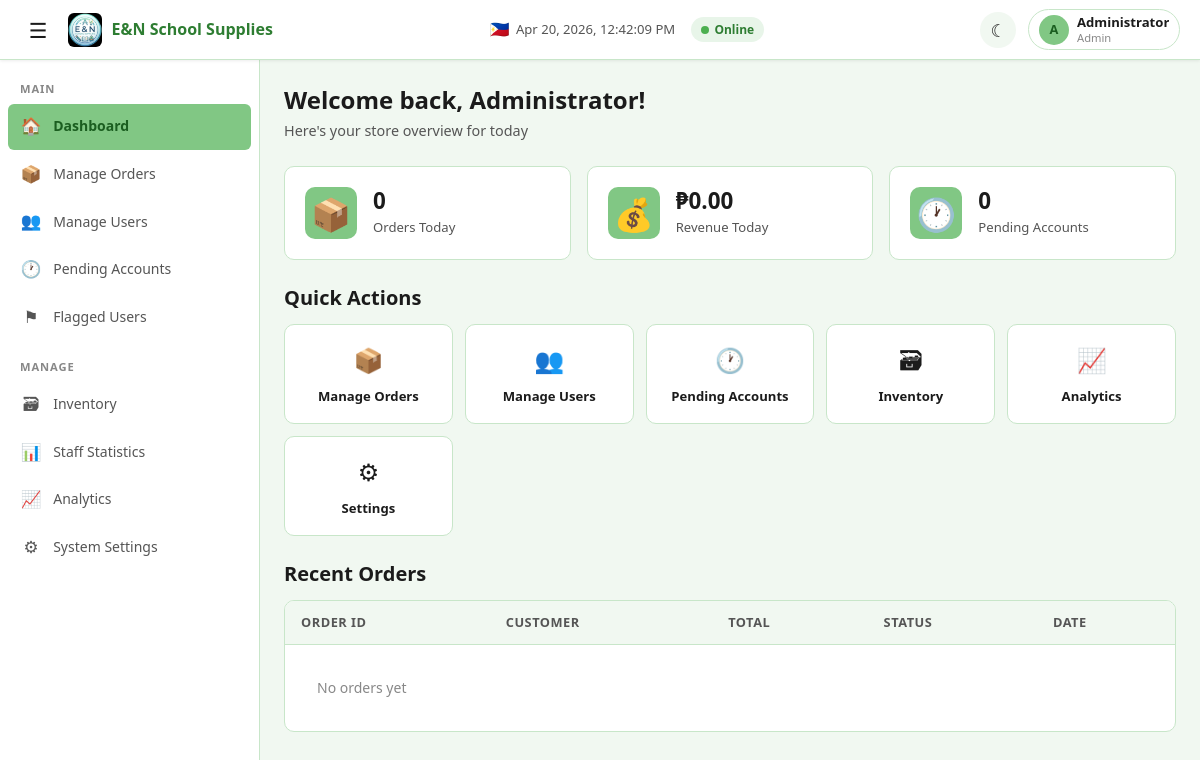
Page /admin/dashboard.php (signed in) on the committed database.
### tables this page shows
CREATE TABLE IF NOT EXISTS `system_settings` (
  `setting_key`   VARCHAR(100) PRIMARY KEY,
  `setting_value` TEXT         NOT NULL,
  `updated_at`    TIMESTAMP    NOT NULL DEFAULT CURRENT_TIMESTAMP ON UPDATE CURRENT_TIMESTAMP
);

CREATE TABLE IF NOT EXISTS `users` (
  `id`               INT AUTO_INCREMENT PRIMARY KEY,
  `full_name`        VARCHAR(150)    NOT NULL,
  `email`            VARCHAR(150)    NOT NULL UNIQUE,
  `phone`            VARCHAR(20)     NOT NULL DEFAULT '',
  `password`         TEXT            NOT NULL,
  `role`             ENUM('admin','staff','customer') NOT NULL,
  `status`           ENUM('active','pending','flagged') NOT NULL DEFAULT 'active',
  `flag_reason`      TEXT            NULL,
  `profile_image`    VARCHAR(255)    NULL,
  `theme_preference` ENUM('light','dark','auto') NOT NULL DEFAULT 'auto',
  `created_by`       INT             NULL,
  `created_at`       TIMESTAMP       NOT NULL DEFAULT CURRENT_TIMESTAMP,
  `updated_at`       TIMESTAMP       NOT NULL DEFAULT CURRENT_TIMESTAMP ON UPDATE CURRENT_TIMESTAMP,
  CONSTRAINT `fk_users_created_by` FOREIGN KEY (`created_by`) REFERENCES `users`(`id`) ON DELETE SET NULL
);

### includes/helpers.php (called while the page is built, shortened)
<?php
function format_price($amount): string {
    return '₱' . number_format((float) $amount, 2);
}
function current_user_id(): ?int {
    return $_SESSION['user_id'] ?? null;
}

### includes/auth.php (called while the page is built, shortened)
<?php
require_once __DIR__ . '/config.php';
require_once __DIR__ . '/helpers.php';
function get_current_user_data(): ?array {
    global $pdo;
    $userId = current_user_id();
    try {
        $stmt = $pdo->prepare("SELECT * FROM users WHERE id = ? LIMIT 1");
        $stmt->execute([$userId]);
        return $stmt->fetch() ?: null;
    } catch (Exception $e) {
        return null;
    }
}
function get_sidebar_badges(): array {
    global $pdo;
    $badges = ['pending_orders' => 0, 'pending_accounts' => 0];
    try {
        $stmt = $pdo->query("SELECT COUNT(*) FROM orders WHERE status = 'pending'");
        $badges['pending_orders'] = (int) $stmt->fetchColumn();
        $stmt = $pdo->query("SELECT COUNT(*) FROM users WHERE status = 'pending'");
        $badges['pending_accounts'] = (int) $stmt->fetchColumn();
    } catch (Exception $e) {
    }
    return $badges;
}

### includes/config.php (called while the page is built, shortened)
<?php
$configFile = BASE_PATH . 'config.json';
$config = json_decode(file_get_contents($configFile), true);
$dbConf = $config['database'];
try {
    $dsn = sprintf(
        'mysql:host=%s;dbname=%s;charset=%s',
        $dbConf['host'],
        $dbConf['name'],
        $dbConf['charset']
    );
    $pdo = new PDO($dsn, $dbConf['user'], $dbConf['password'], [
        PDO::ATTR_ERRMODE            => PDO::ERRMODE_EXCEPTION,
        PDO::ATTR_DEFAULT_FETCH_MODE => PDO::FETCH_ASSOC,
        PDO::ATTR_EMULATE_PREPARES   => false,
    ]);
} catch (PDOException $e) {
    die('Database connection failed: ' . $e->getMessage());
}
function get_setting(string $key, string $default = ''): string {
    global $pdo;
    try {
        $stmt = $pdo->prepare("SELECT setting_value FROM system_settings WHERE setting_key = ? LIMIT 1");
        $stmt->execute([$key]);
        $row = $stmt->fetch();
        return $row ? $row['setting_value'] : $default;
    } catch (Exception $e) {
        return $default;
    }
}

### admin/dashboard.php (the view, shortened to what this page needs)
<?php
require_once __DIR__ . '/../includes/auth.php';
$user = get_current_user_data();
$badges = get_sidebar_badges();
$activePage = 'dashboard';
$ordersToday = 0;
$revenueToday = 0;
$pendingAccounts = $badges['pending_accounts'];
try {
    $stmt = $pdo->query("SELECT COUNT(*) FROM orders WHERE DATE(created_at) = CURDATE()");
    $ordersToday = (int)$stmt->fetchColumn();
    $stmt = $pdo->query("SELECT COALESCE(SUM(total_price), 0) FROM orders WHERE DATE(created_at) = CURDATE() AND status != 'cancelled'");
    $revenueToday = (float)$stmt->fetchColumn();
} catch (Exception $e) {}
$recentOrders = [];
try {
    $stmt = $pdo->query(
        "SELECT o.*, u.full_name AS user_name
         FROM orders o
         LEFT JOIN users u ON o.user_id = u.id
         ORDER BY o.created_at DESC LIMIT 5"
    );
    $recentOrders = $stmt->fetchAll();
} catch (Exception $e) {}
include __DIR__ . '/../includes/layout_header.php';
?>
<div class="page-header">
  <h1>Welcome back, <?= htmlspecialchars($user['full_name']) ?>!</h1>
  <p class="subtitle">Here's your store overview for today</p>
</div>
<div style="display:grid; grid-template-columns:repeat(auto-fit, minmax(220px,1fr)); gap:1rem; margin-bottom:1.5rem;">
  <div class="stat-card">
    <div class="stat-icon">&#128230;</div>
    <div class="stat-info">
      <div class="stat-value"><?= $ordersToday ?></div>
      <div class="stat-label">Orders Today</div>
    </div>
  </div>
  <div class="stat-card">
    <div class="stat-icon">&#128176;</div>
    <div class="stat-info">
      <div class="stat-value"><?= format_price($revenueToday) ?></div>
      <div class="stat-label">Revenue Today</div>
    </div>
  </div>
  <div class="stat-card">
    <div class="stat-icon">&#128336;</div>
    <div class="stat-info">
      <div class="stat-value"><?= $pendingAccounts ?></div>
      <div class="stat-label">Pending Accounts</div>
    </div>
  </div>
</div>
<h3 class="mb-3">Quick Actions</h3>
<div style="display:grid; grid-template-columns:repeat(auto-fit, minmax(140px,1fr)); gap:0.75rem; margin-bottom:1.5rem;">
  <a href="manage_orders.php" class="action-card"><span class="action-icon">&#128230;</span><span class="action-label">Manage Orders</span></a>
  <a href="manage_users.php" class="action-card"><span class="action-icon">&#128101;</span><span class="action-label">Manage Users</span></a>
  <a href="pending_accounts.php" class="action-card"><span class="action-icon">&#128336;</span><span class="action-label">Pending Accounts</span></a>
  <a href="inventory.php" class="action-card"><span class="action-icon">&#128451;</span><span class="action-label">Inventory</span></a>
  <a href="analytics.php" class="action-card"><span class="action-icon">&#128200;</span><span class="action-label">Analytics</span></a>
  <a href="system_settings.php" class="action-card"><span class="action-icon">&#9881;</span><span class="action-label">Settings</span></a>
</div>
<h3 class="mb-3">Recent Orders</h3>
<div class="table-wrapper">
  <table class="data-table">
    <thead>
      <tr><th>Order ID</th><th>Customer</th><th>Total</th><th>Status</th><th>Date</th></tr>
    </thead>
    <tbody>
      <?php if (empty($recentOrders)): ?>
        <tr><td colspan="5" class="text-center text-muted" style="padding:2rem">No orders yet</td></tr>
      <?php endif; ?>
    </tbody>
  </table>
</div>
<?php include __DIR__ . '/../includes/layout_footer.php'; ?>

### includes/layout_header.php (shortened to what this page needs)
<?php
$storeName  = get_setting('store_name', 'E&N School Supplies');
$logoPath   = get_setting('logo_path', 'assets/images/logo.png');
$sysStatus  = get_setting('system_status', 'online');
$forceDark  = get_setting('force_dark_mode', '0');
$role       = $user['role'] ?? '';
$basePath   = '';
$scriptPath = $_SERVER['SCRIPT_NAME'] ?? '';
if (strpos($scriptPath, '/admin/') !== false ||
    strpos($scriptPath, '/staff/') !== false ||
    strpos($scriptPath, '/customer/') !== false) {
    $basePath = '../';
}
?>
<!DOCTYPE html>
<html lang="en">
<head>
  <link rel="stylesheet" href="<?= $basePath ?>assets/css/global.css">
  <link rel="stylesheet" href="<?= $basePath ?>assets/css/components.css">
  <link rel="stylesheet" href="<?= $basePath ?>assets/css/sidebar.css">
</head>
<body
  data-base-path="<?= $basePath ?>"
  data-user-id="<?= $user['id'] ?? '' ?>"
  data-theme-preference="<?= $user['theme_preference'] ?? 'auto' ?>"
  data-force-dark-mode="<?= $forceDark ?>"
>
<nav class="navbar">
  <div class="navbar-left">
    <button class="hamburger" id="hamburger-btn" title="Toggle sidebar">&#9776;</button>
    <a href="<?= $basePath ?>index.php" class="navbar-brand">
      <img src="<?= $basePath . $logoPath ?>" alt="Logo" onerror="this.style.display='none'">
      <span class="brand-name"><?= htmlspecialchars($storeName) ?></span>
    </a>
  </div>
  <div class="navbar-center">
    <div class="navbar-datetime">
      <span class="ph-flag">&#127477;&#127469;</span>
      <span id="navbar-datetime"></span>
    </div>
    <span class="system-status <?= $sysStatus ?>">
      <span class="status-dot"></span>
      <?= ucfirst($sysStatus) ?>
    </span>
  </div>
  <div class="navbar-right">
    <button class="theme-toggle" id="theme-toggle" title="Toggle theme">&#9790;</button>
    <div class="profile-section">
      <div class="profile-trigger" id="profile-trigger">
        <?php
        $avatarPath = $basePath . ($user['profile_image'] ?? '');
        $initials = '';
        if (!empty($user['full_name'])) {
            $parts = explode(' ', $user['full_name']);
            $initials = strtoupper(substr($parts[0], 0, 1));
        }
        ?>
        <?php if (!empty($user['profile_image'])): ?>
          <img class="profile-avatar" src="<?= $avatarPath ?>" alt="Avatar">
        <?php else: ?>
          <span class="profile-avatar"><?= $initials ?></span>
        <?php endif; ?>
        <div class="profile-info">
          <span class="profile-name"><?= htmlspecialchars($user['full_name'] ?? 'User') ?></span>
          <span class="profile-role"><?= htmlspecialchars($role) ?></span>
        </div>
      </div>
    </div>
  </div>
</nav>
<aside class="sidebar">
  <?php if ($role === 'admin'): ?>
    <div class="sidebar-section">
      <div class="sidebar-section-title">Main</div>
      <a class="sidebar-item <?= ($activePage === 'dashboard') ? 'active' : '' ?>" href="<?= $basePath ?>admin/dashboard.php">
        <span class="sidebar-icon">&#127968;</span>
        <span class="sidebar-label">Dashboard</span>
      </a>
      <a class="sidebar-item <?= ($activePage === 'orders') ? 'active' : '' ?>" href="<?= $basePath ?>admin/manage_orders.php">
        <span class="sidebar-icon">&#128230;</span>
        <span class="sidebar-label">Manage Orders</span>
      </a>
      <a class="sidebar-item <?= ($activePage === 'users') ? 'active' : '' ?>" href="<?= $basePath ?>admin/manage_users.php">
        <span class="sidebar-icon">&#128101;</span>
        <span class="sidebar-label">Manage Users</span>
      </a>
      <a class="sidebar-item <?= ($activePage === 'pending') ? 'active' : '' ?>" href="<?= $basePath ?>admin/pending_accounts.php">
        <span class="sidebar-icon">&#128336;</span>
        <span class="sidebar-label">Pending Accounts</span>
      </a>
      <a class="sidebar-item <?= ($activePage === 'flagged') ? 'active' : '' ?>" href="<?= $basePath ?>admin/flagged_users.php">
        <span class="sidebar-icon">&#9873;</span>
        <span class="sidebar-label">Flagged Users</span>
      </a>
    </div>
    <div class="sidebar-section">
      <div class="sidebar-section-title">Manage</div>
      <a class="sidebar-item <?= ($activePage === 'inventory') ? 'active' : '' ?>" href="<?= $basePath ?>admin/inventory.php">
        <span class="sidebar-icon">&#128451;</span>
        <span class="sidebar-label">Inventory</span>
      </a>
      <a class="sidebar-item <?= ($activePage === 'staff_stats') ? 'active' : '' ?>" href="<?= $basePath ?>admin/staff_statistics.php">
        <span class="sidebar-icon">&#128202;</span>
        <span class="sidebar-label">Staff Statistics</span>
      </a>
      <a class="sidebar-item <?= ($activePage === 'analytics') ? 'active' : '' ?>" href="<?= $basePath ?>admin/analytics.php">
        <span class="sidebar-icon">&#128200;</span>
        <span class="sidebar-label">Analytics</span>
      </a>
      <a class="sidebar-item <?= ($activePage === 'settings') ? 'active' : '' ?>" href="<?= $basePath ?>admin/system_settings.php">
        <span class="sidebar-icon">&#9881;</span>
        <span class="sidebar-label">System Settings</span>
      </a>
    </div>
  <?php endif; ?>
</aside>
<main class="page-content">

### assets/css/global.css (style rules this page uses)
:root { --primary: #2e7d32; --primary-light: #4caf50; --primary-hover: #256428; --accent: #81c784; --surface: #ffffff; --background: #f1f8f1; --text-primary: #1b1b1b; --text-secondary: #555555; --text-muted: #888888; --border: #c8e6c9; --border-light: #e0e0e0; --danger: #d32f2f; --danger-hover: #b71c1c; --warning: #f9a825; --warning-hover: #f57f17; --success: #2e7d32; --info: #1565c0; --shadow-sm: 0 1px 3px rgba(0,0,0,0.08); --shadow-md: 0 4px 12px rgba(0,0,0,0.1); --shadow-lg: 0 8px 28px rgba(0,0,0,0.13); --radius-sm: 6px; --radius-md: 10px; --radius-lg: 16px; --radius-full: 999px; --font-family: 'Segoe UI', 'Inter', Arial, sans-serif; --font-mono: 'Courier New', monospace; --transition: 0.2s ease; --sidebar-width: 260px; --sidebar-collapsed: 64px; --navbar-height: 60px; --toast-success-bg: #e8f5e9; --toast-success-border: #4caf50; --toast-error-bg: #ffebee; --toast-error-border: #d32f2f; --toast-warning-bg: #fff8e1; --toast-warning-border: #f9a825; --toast-info-bg: #e3f2fd; --toast-info-border: #1565c0; }
*, *::before, *::after { box-sizing: border-box; margin: 0; padding: 0; }
html { font-size: 16px; scroll-behavior: smooth; }
body { font-family: var(--font-family); background-color: var(--background); color: var(--text-primary); line-height: 1.6; min-height: 100vh; -webkit-font-smoothing: antialiased; -moz-osx-font-smoothing: grayscale; }
a { color: var(--primary); text-decoration: none; transition: color var(--transition); }
img { max-width: 100%; height: auto; display: block; }
input, select, textarea, button { font-family: inherit; font-size: inherit; }
h1 { font-size: 1.75rem; font-weight: 700; line-height: 1.3; }
h3 { font-size: 1.25rem; font-weight: 600; line-height: 1.4; }
.text-muted { color: var(--text-muted); }
.text-center { text-align: center; }
.mb-3 { margin-bottom: 1rem; }
.page-content { flex: 1; margin-left: var(--sidebar-width); padding-top: var(--navbar-height); padding-left: 1.5rem; padding-right: 1.5rem; padding-bottom: 2rem; transition: margin-left var(--transition); min-height: 100vh; }
.page-header { margin-bottom: 1.5rem; padding-top: 1.5rem; }
.page-header h1 { font-size: 1.5rem; font-weight: 700; }
.page-header .subtitle { color: var(--text-secondary); font-size: 0.9rem; margin-top: 0.25rem; }

### rows in the picture
system_settings: setting_value (picture)
system_settings: setting_value "E&N School Supplies"
system_settings: setting_value "Online"
users: full_name "A", full_name "Administrator", role "Admin"

### other values in the picture
$ordersToday "0"
format_price($revenueToday) "₱0.00"
$pendingAccounts "0"
